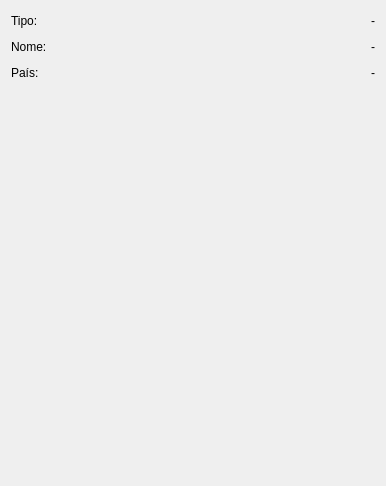
               <widget class="QWidget" name="scrollAreaWidgetContents">
                <property name="geometry">
                 <rect>
                  <x>0</x>
                  <y>0</y>
                  <width>386</width>
                  <height>486</height>
                 </rect>
                </property>
                <layout class="QFormLayout" name="formLayout_3">
                 <item row="0" column="0">
                  <widget class="QLabel" name="label">
                   <property name="minimumSize">
                    <size>
                     <width>0</width>
                     <height>20</height>
                    </size>
                   </property>
                   <property name="text">
                    <string>Tipo:</string>
                   </property>
                  </widget>
                 </item>
                 <item row="2" column="0">
                  <widget class="QLabel" name="label_3">
                   <property name="minimumSize">
                    <size>
                     <width>0</width>
                     <height>20</height>
                    </size>
                   </property>
                   <property name="text">
                    <string>País:</string>
                   </property>
                  </widget>
                 </item>
                 <item row="0" column="1">
                  <widget class="QLabel" name="campTipoLabel">
                   <property name="text">
                    <string>&lt;html&gt;&lt;head/&gt;&lt;body&gt;&lt;p align=&quot;right&quot;&gt;-&lt;/p&gt;&lt;/body&gt;&lt;/html&gt;</string>
                   </property>
                  </widget>
                 </item>
                 <item row="1" column="0">
                  <widget class="QLabel" name="label_2">
                   <property name="minimumSize">
                    <size>
                     <width>0</width>
                     <height>20</height>
                    </size>
                   </property>
                   <property name="text">
                    <string>Nome:</string>
                   </property>
                  </widget>
                 </item>
                 <item row="1" column="1">
                  <widget class="QLabel" name="campNomeLabel">
                   <property name="layoutDirection">
                    <enum>Qt::RightToLeft</enum>
                   </property>
                   <property name="text">
                    <string>&lt;html&gt;&lt;head/&gt;&lt;body&gt;&lt;p align=&quot;right&quot;&gt;-&lt;/p&gt;&lt;/body&gt;&lt;/html&gt;</string>
                   </property>
                   <property name="textFormat">
                    <enum>Qt::AutoText</enum>
                   </property>
                   <property name="scaledContents">
                    <bool>false</bool>
                   </property>
                   <property name="indent">
                    <number>-1</number>
                   </property>
                  </widget>
                 </item>
                 <item row="2" column="1">
                  <widget class="QLabel" name="campPaisLabel">
                   <property name="text">
                    <string>&lt;html&gt;&lt;head/&gt;&lt;body&gt;&lt;p align=&quot;right&quot;&gt;-&lt;/p&gt;&lt;/body&gt;&lt;/html&gt;</string>
                   </property>
                  </widget>
                 </item>
                </layout>
               </widget>
